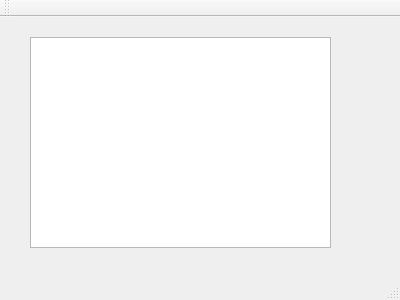
<?xml version="1.0" encoding="UTF-8"?>
<ui version="4.0">
 <class>MainWindow</class>
 <widget class="QMainWindow" name="MainWindow">
  <property name="geometry">
   <rect>
    <x>0</x>
    <y>0</y>
    <width>400</width>
    <height>300</height>
   </rect>
  </property>
  <property name="windowTitle">
   <string>MainWindow</string>
  </property>
  <widget class="QWidget" name="centralWidget">
   <widget class="QTextEdit" name="textEdit">
    <property name="geometry">
     <rect>
      <x>30</x>
      <y>20</y>
      <width>301</width>
      <height>211</height>
     </rect>
    </property>
   </widget>
  </widget>
  <widget class="QMenuBar" name="menuBar">
   <property name="geometry">
    <rect>
     <x>0</x>
     <y>0</y>
     <width>400</width>
     <height>19</height>
    </rect>
   </property>
  </widget>
  <widget class="QToolBar" name="mainToolBar">
   <attribute name="toolBarArea">
    <enum>TopToolBarArea</enum>
   </attribute>
   <attribute name="toolBarBreak">
    <bool>false</bool>
   </attribute>
  </widget>
  <widget class="QStatusBar" name="statusBar"/>
 </widget>
 <layoutdefault spacing="6" margin="11"/>
 <resources/>
 <connections/>
</ui>
